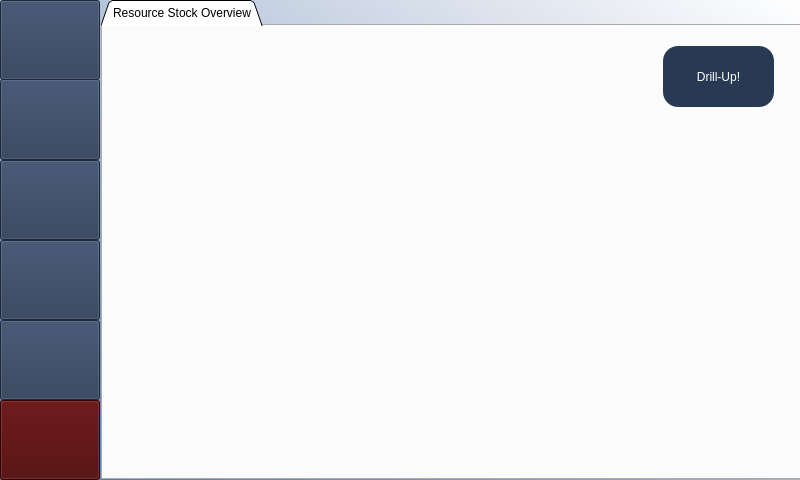
<?xml version="1.0" encoding="UTF-8"?>
<ui version="4.0">
 <class>MainWindow</class>
 <widget class="QMainWindow" name="MainWindow">
  <property name="geometry">
   <rect>
    <x>0</x>
    <y>0</y>
    <width>800</width>
    <height>480</height>
   </rect>
  </property>
  <property name="windowTitle">
   <string>MainWindow</string>
  </property>
  <property name="styleSheet">
   <string notr="true">QWidget#centralwidget{
background-color: qlineargradient(spread:reflect, x1:0, y1:1, x2:1, y2:0, stop:0 rgba(89, 122, 170, 255), stop:1 rgba(255, 255, 255, 255));}</string>
  </property>
  <widget class="QWidget" name="centralwidget">
   <layout class="QHBoxLayout" name="horizontalLayout" stretch="1,7">
    <property name="spacing">
     <number>1</number>
    </property>
    <property name="sizeConstraint">
     <enum>QLayout::SetDefaultConstraint</enum>
    </property>
    <property name="leftMargin">
     <number>0</number>
    </property>
    <property name="topMargin">
     <number>0</number>
    </property>
    <property name="rightMargin">
     <number>0</number>
    </property>
    <property name="bottomMargin">
     <number>0</number>
    </property>
    <item>
     <widget class="QWidget" name="sidebar" native="true">
      <property name="styleSheet">
       <string notr="true">QWidget#centralwidget{
background-color: qlineargradient(spread:reflect, x1:0, y1:1, x2:1, y2:0, stop:0 rgba(89, 122, 170, 255), stop:1 rgba(255, 255, 255, 255));}</string>
      </property>
      <widget class="QPushButton" name="btnProfileSidebar">
       <property name="geometry">
        <rect>
         <x>0</x>
         <y>0</y>
         <width>100</width>
         <height>80</height>
        </rect>
       </property>
       <property name="styleSheet">
        <string notr="true">background-color: rgb(40, 57, 83); 
color: white;
font: 16pt &quot;Lora&quot;;</string>
       </property>
       <property name="text">
        <string/>
       </property>
       <property name="icon">
        <iconset>
         <normaloff>images/settings.png</normaloff>images/settings.png</iconset>
       </property>
       <property name="iconSize">
        <size>
         <width>70</width>
         <height>70</height>
        </size>
       </property>
      </widget>
      <widget class="QPushButton" name="btnExitSidebar">
       <property name="geometry">
        <rect>
         <x>0</x>
         <y>400</y>
         <width>100</width>
         <height>80</height>
        </rect>
       </property>
       <property name="styleSheet">
        <string notr="true">background-color: rgb(74, 0, 0);
color: white;
font: 16pt &quot;Lora&quot;;</string>
       </property>
       <property name="text">
        <string/>
       </property>
       <property name="icon">
        <iconset>
         <normaloff>images/exit.png</normaloff>images/exit.png</iconset>
       </property>
       <property name="iconSize">
        <size>
         <width>60</width>
         <height>60</height>
        </size>
       </property>
      </widget>
      <widget class="QPushButton" name="btnStatsSidebar">
       <property name="geometry">
        <rect>
         <x>0</x>
         <y>79</y>
         <width>100</width>
         <height>81</height>
        </rect>
       </property>
       <property name="styleSheet">
        <string notr="true">background-color: rgb(40, 57, 83); 
color: white;
font: 16pt &quot;Lora&quot;;</string>
       </property>
       <property name="text">
        <string/>
       </property>
       <property name="icon">
        <iconset>
         <normaloff>images/analytics.png</normaloff>images/analytics.png</iconset>
       </property>
       <property name="iconSize">
        <size>
         <width>60</width>
         <height>60</height>
        </size>
       </property>
      </widget>
      <widget class="QPushButton" name="btnRatingSidebar">
       <property name="geometry">
        <rect>
         <x>0</x>
         <y>160</y>
         <width>100</width>
         <height>80</height>
        </rect>
       </property>
       <property name="styleSheet">
        <string notr="true">background-color: rgb(40, 57, 83); 
color: white;
font: 16pt &quot;Lora&quot;;</string>
       </property>
       <property name="text">
        <string/>
       </property>
       <property name="icon">
        <iconset>
         <normaloff>images/rating.png</normaloff>images/rating.png</iconset>
       </property>
       <property name="iconSize">
        <size>
         <width>60</width>
         <height>60</height>
        </size>
       </property>
      </widget>
      <widget class="QPushButton" name="btnResourcesSidebar">
       <property name="geometry">
        <rect>
         <x>0</x>
         <y>240</y>
         <width>100</width>
         <height>80</height>
        </rect>
       </property>
       <property name="styleSheet">
        <string notr="true">background-color: rgb(40, 57, 83); 
color: white;
font: 16pt &quot;Lora&quot;;</string>
       </property>
       <property name="text">
        <string/>
       </property>
       <property name="icon">
        <iconset>
         <normaloff>images/milk-box.png</normaloff>images/milk-box.png</iconset>
       </property>
       <property name="iconSize">
        <size>
         <width>60</width>
         <height>60</height>
        </size>
       </property>
      </widget>
      <widget class="QPushButton" name="btnRefillSidebar">
       <property name="geometry">
        <rect>
         <x>0</x>
         <y>320</y>
         <width>100</width>
         <height>80</height>
        </rect>
       </property>
       <property name="styleSheet">
        <string notr="true">background-color: rgb(40, 57, 83); 
color: white;
font: 16pt &quot;Lora&quot;;</string>
       </property>
       <property name="text">
        <string/>
       </property>
       <property name="icon">
        <iconset>
         <normaloff>images/coffee-filter.png</normaloff>images/coffee-filter.png</iconset>
       </property>
       <property name="iconSize">
        <size>
         <width>60</width>
         <height>60</height>
        </size>
       </property>
      </widget>
     </widget>
    </item>
    <item>
     <widget class="QWidget" name="resourcePage" native="true">
      <property name="styleSheet">
       <string notr="true">QWidget#centralwidget{
background-color: qlineargradient(spread:reflect, x1:0, y1:1, x2:1, y2:0, stop:0 rgba(89, 122, 170, 255), stop:1 rgba(255, 255, 255, 255));}</string>
      </property>
      <widget class="QTabWidget" name="tabWidget">
       <property name="enabled">
        <bool>true</bool>
       </property>
       <property name="geometry">
        <rect>
         <x>0</x>
         <y>0</y>
         <width>700</width>
         <height>480</height>
        </rect>
       </property>
       <property name="font">
        <font>
         <pointsize>9</pointsize>
        </font>
       </property>
       <property name="autoFillBackground">
        <bool>false</bool>
       </property>
       <property name="styleSheet">
        <string notr="true">QTabBar::tab { 
height: 30px; 
width: 170px;
background-color: rgb(40, 57, 83);
color: white
}
QTabBar::tab:selceted { 
background-color: rgb(81, 116, 168);
color: black
} 
background-color: qlineargradient(spread:reflect, x1:0, y1:1, x2:1, y2:0, stop:0 rgba(89, 122, 170, 255), stop:1 rgba(255, 255, 255, 255));</string>
       </property>
       <property name="tabShape">
        <enum>QTabWidget::Triangular</enum>
       </property>
       <property name="currentIndex">
        <number>0</number>
       </property>
       <property name="iconSize">
        <size>
         <width>16</width>
         <height>16</height>
        </size>
       </property>
       <property name="usesScrollButtons">
        <bool>true</bool>
       </property>
       <property name="tabsClosable">
        <bool>false</bool>
       </property>
       <property name="movable">
        <bool>true</bool>
       </property>
       <property name="tabBarAutoHide">
        <bool>false</bool>
       </property>
       <widget class="QWidget" name="tabStockOverview">
        <attribute name="title">
         <string>Resource Stock Overview</string>
        </attribute>
        <widget class="QWidget" name="chartContainer" native="true">
         <property name="geometry">
          <rect>
           <x>-10</x>
           <y>0</y>
           <width>711</width>
           <height>451</height>
          </rect>
         </property>
         <property name="font">
          <font>
           <kerning>true</kerning>
          </font>
         </property>
        </widget>
        <widget class="QPushButton" name="btnDrillUp">
         <property name="geometry">
          <rect>
           <x>560</x>
           <y>20</y>
           <width>111</width>
           <height>61</height>
          </rect>
         </property>
         <property name="styleSheet">
          <string notr="true">border-radius:15px;
background-color: rgb(40, 57, 83); 
color: white;
font: 16pt &quot;Lora&quot;;</string>
         </property>
         <property name="text">
          <string>Drill-Up!</string>
         </property>
        </widget>
       </widget>
      </widget>
     </widget>
    </item>
   </layout>
  </widget>
  <action name="actionLogin">
   <property name="icon">
    <iconset>
     <normaloff>images/log-in.png</normaloff>images/log-in.png</iconset>
   </property>
   <property name="text">
    <string>Login</string>
   </property>
  </action>
  <action name="actionSign_up">
   <property name="icon">
    <iconset>
     <normaloff>images/sign-up.png</normaloff>images/sign-up.png</iconset>
   </property>
   <property name="text">
    <string>Sign up</string>
   </property>
  </action>
  <action name="actionStats">
   <property name="icon">
    <iconset>
     <normaloff>images/analytics.png</normaloff>images/analytics.png</iconset>
   </property>
   <property name="text">
    <string>Stats</string>
   </property>
  </action>
  <action name="actionResources">
   <property name="icon">
    <iconset>
     <normaloff>images/milk-box.png</normaloff>images/milk-box.png</iconset>
   </property>
   <property name="text">
    <string>Resources</string>
   </property>
  </action>
  <action name="actionProfile">
   <property name="checkable">
    <bool>true</bool>
   </property>
   <property name="icon">
    <iconset>
     <normaloff>images/settings.png</normaloff>images/settings.png</iconset>
   </property>
   <property name="text">
    <string>Profile</string>
   </property>
   <property name="font">
    <font/>
   </property>
  </action>
  <action name="actionRefill">
   <property name="icon">
    <iconset>
     <normaloff>images/coffee-filter.png</normaloff>images/coffee-filter.png</iconset>
   </property>
   <property name="text">
    <string>Refill</string>
   </property>
  </action>
  <action name="actionRating">
   <property name="icon">
    <iconset>
     <normaloff>images/rating.png</normaloff>images/rating.png</iconset>
   </property>
   <property name="text">
    <string>Rating</string>
   </property>
  </action>
 </widget>
 <resources/>
 <connections/>
</ui>
